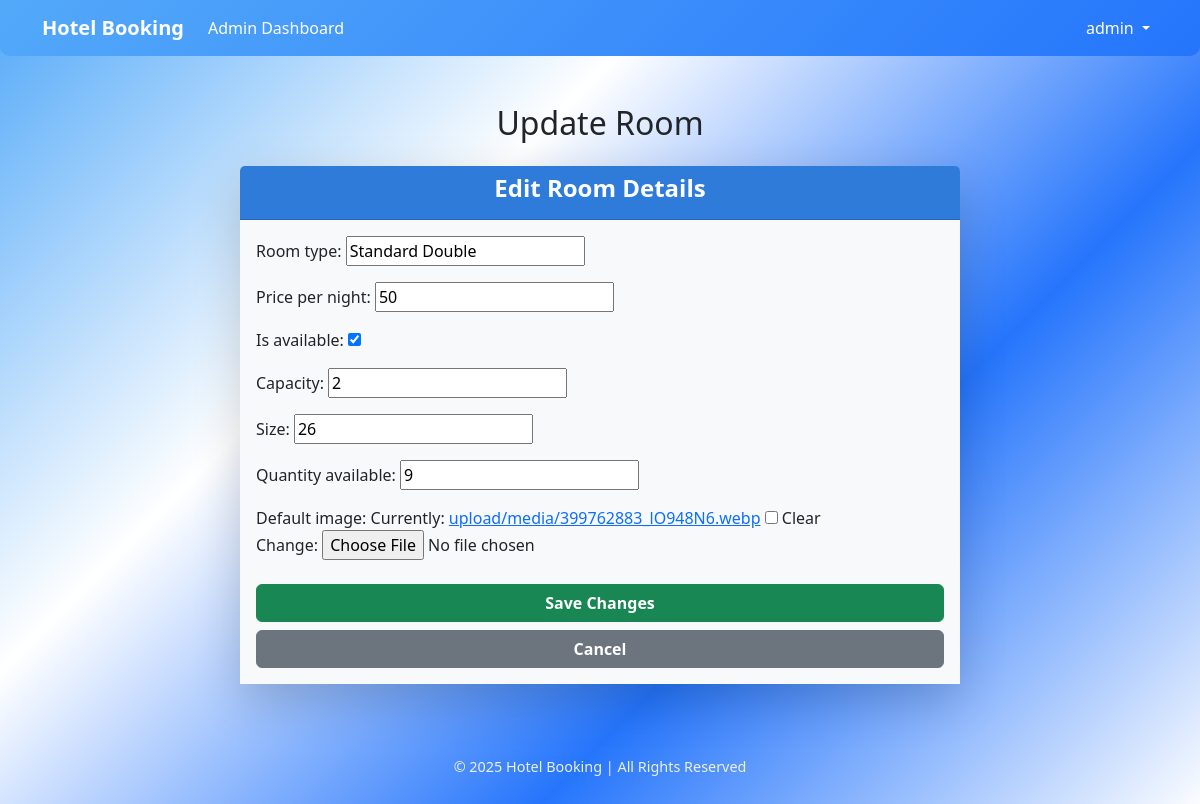
The page /update_room/4 (signed in) on the database its author committed.
### bookings/models.py (models this page shows, shortened)
class Room(models.Model):
    room_type = models.CharField(max_length=50)
    price_per_night = models.IntegerField()
    is_available = models.BooleanField(default=True)
    capacity = models.PositiveIntegerField()
    size = models.IntegerField()
    quantity_available = models.PositiveIntegerField(default=1)
    default_image = models.ImageField(upload_to='upload/media/', blank=True, null=True)

### bookings/views.py (the view)
# urls.py: path('update_room/<int:room_id>', views.update_room_admin, name='update_room'),
@login_required
def update_room_admin(request, room_id):
    room = get_object_or_404(Room, id=room_id)
    if request.method == 'POST':
        form = RoomForm(request.POST, instance=room)
        if form.is_valid():
            form.save()
            messages.success(request, "Room updated successfully!")
            return redirect('admin_room_list')
    else:
        form = RoomForm(instance=room)
    return render(request, 'bookings/update_room.html', {'form': form})

### bookings/forms.py
class RoomForm(forms.ModelForm):
    class Meta:
        model = Room
        fields = '__all__'

### bookings/templates/bookings/update_room.html (shortened to what this page needs)
{% extends 'bookings/main.html' %}
{% block content %}
<div class="container mt-5">
    <h2 class="text-center mb-4">Update Room</h2>
    <div class="row justify-content-center">
        <div class="col-md-8">
            <div class="card shadow-lg border-0">
                <div class="card-header bg-primary text-white text-center">
                    <h4 class="fw-bold">Edit Room Details</h4>
                </div>
                <div class="card-body bg-light">
                    <form method="post" enctype="multipart/form-data">
                        {{ form.as_p }}
                        <div class="d-grid mt-4">
                            <button type="submit" class="btn btn-success fw-bold">Save Changes</button>
                        </div>
                        <div class="d-grid mt-2">
                            <a href="{% url 'admin_room_list' %}" class="btn btn-secondary fw-bold">Cancel</a>
                        </div>
                    </form>
                </div>
            </div>
        </div>
    </div>
</div>
{% endblock %}

### bookings/templates/bookings/navbar.html (shortened to what this page needs)
<nav class="navbar navbar-expand  ">
    <div class="container">
        <a class="navbar-brand text-white fw-bold">Hotel Booking</a>
        <div class="collapse navbar-collapse" id="navbarNav">
            <ul class="navbar-nav me-auto">
                {% if user.is_authenticated %}
                {% if user.is_staff %}
                <li class="nav-item"><a class="nav-link text-white" href="{% url 'admin_dashboard' %}">Admin
                        Dashboard</a></li>
                {% endif %}
                {% endif %}
            </ul>
            <ul class="navbar-nav">
                {% if user.is_authenticated %}
                <li class="nav-item dropdown">
                    <a class="nav-link dropdown-toggle text-white" href="#" id="userDropdown" role="button"
                        data-bs-toggle="dropdown" aria-expanded="false">
                        {{ user.username }}
                    </a>
                </li>
                {% else %}
                <li class="nav-item"><a class="nav-link text-white" href="{% url 'login' %}">Login</a></li>
                <li class="nav-item"><a class="nav-link text-white" href="{% url 'register' %}">Register</a></li>
                {% endif %}
            </ul>
        </div>
    </div>
</nav>

### bookings/static/css/style.css (style rules this page uses)
body { background: linear-gradient(135deg, #53a9f9, #ffffff, #2575fc, #fff); font-family: "Roboto", sans-serif; color: #333; margin: 0; padding: 0; }
.navbar { background: linear-gradient(135deg, #53a9f9, #2575fc); color: skyblue; padding: 20px; border-radius: 0 0 10px 10px; }
.navbar-brand { font-size: 1.8rem; color: #280d93 !important; font-weight: bold; }
.nav-link { color: #162ca6 !important; font-weight: 500; transition: color 0.3s ease-in-out; }
.card { border-radius: 15px; background: #1c2833; color: #000000; border: none; transition: transform 0.3s ease, box-shadow 0.3s ease; }
.card-header { background: linear-gradient( 90deg, #2e7bd9, #2e7bd9 ); color: #fff; text-align: center; font-size: 1.8rem; font-weight: bold; padding: 20px; }
.card-body { padding: 20px; font-size: 1rem; }

### rows shown on the page
Room: room_type "Standard Double", price_per_night "50", is_available "☑", capacity "2", size "26", quantity_available "9"

### other values the page prints
{{ user.username }} "admin"
